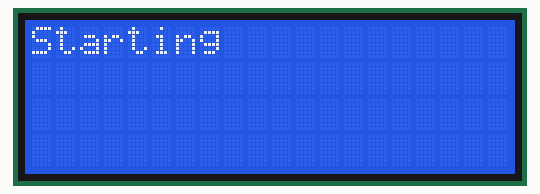
Simulated run of this sketch. Board: Arduino Uno, built for the host (arithmetic inside an expression is 32-bit, double 64-bit). Parts: 20×4 character LCD. WiFi joins after 1.5 s; servers stay silent unless stated.

Above: at 0.1 s.
At 3.1 s:
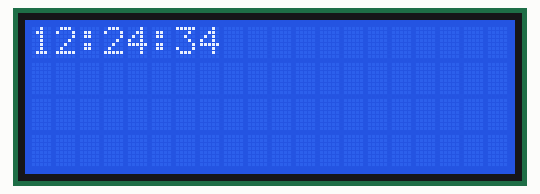
At 7.1 s:
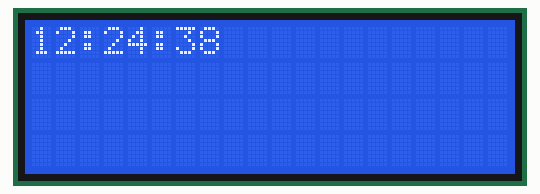
At 11.1 s:
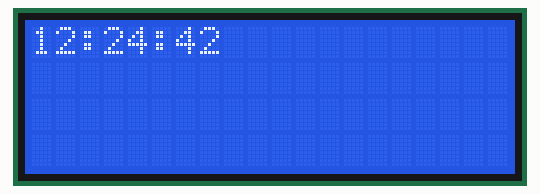
At 20.1 s:
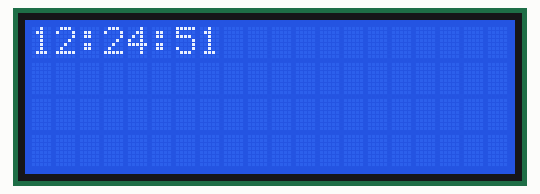
At 38.1 s:
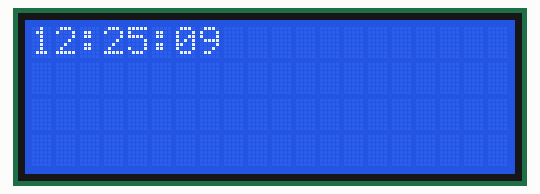

The sketch:

Clock.ino
```cpp
/*combined Udp NTP Client example with ENC28J60 and 2x16 i2c LCD
https://github.com/ntruchsess/arduino_uip
https://github.com/mrkale/LiquidCrystal_I2C
*/

#include <SPI.h>
#include <Wire.h>
#include <UIPEthernet.h>
#include <LiquidCrystal_I2C.h>

#define tZone 2


unsigned int localPort = 8888;
const int NTP_PACKET_SIZE = 48;
byte packetBuffer[ NTP_PACKET_SIZE];
int h, m, s;
char pbuf[48];
unsigned long epoch, syncMillis, ss;

EthernetUDP Udp;
LiquidCrystal_I2C lcd(0x27, 20, 4);
byte mac[] = {
  0x88, 0x88, 0x88, 0x88, 0x88, 0x88
};

void setup()
{
  lcd.init();
  Serial.begin(9600);
  lcd.backlight();
  lcd.print("Starting");
  delay(500);

  // start Ethernet and UDP
  if (Ethernet.begin(mac) == 0) {
    Serial.println("err DHCP");
    lcd.print("err DHCP");
    for (;;)
      ;
  }
  Udp.begin(localPort);

  if(getTime()){
    Serial.println("err time");
    lcd.print("err time");
    for (;;)
      ;
  }

}


void loop() {
  if (millis() > syncMillis + ss) {
    ss += 1000;
    upTime();
    delay(100);
  }

}

void upTime() {
  lcd.clear();
  if (h / 10 == 0) {
    sprintf(pbuf, "0");
    sprintf(pbuf + 1, "%d", h);
  } else {
    sprintf(pbuf, "%d", h);
  }
  sprintf(pbuf + 2, ":");
  if (m / 10 == 0) {
    sprintf(pbuf + 3, "0");
    sprintf(pbuf + 4, "%d", m);
  } else {
    sprintf(pbuf + 3, "%d", m);
  }
  sprintf(pbuf + 5, ":");
  if (s / 10 == 0) {
    sprintf(pbuf + 6, "0");
    sprintf(pbuf + 7, "%d", s);
  } else {
    sprintf(pbuf + 6, "%d", s);
  }
  lcd.print(pbuf);
  s++;
  if (s == 60) {
    s = 0;
    m++;
    if (m == 60) {
      m = 0;
      h++;
      if (h == 24) {
        h = 0;
      }
    } else if (m == 30) {
      getTime();
    }
  }
}

int getTime() {

  sendNTPpacket();
  delay(1000);
  if ( Udp.parsePacket() ) {
    Udp.read(packetBuffer, NTP_PACKET_SIZE);
    unsigned long highWord = word(packetBuffer[40], packetBuffer[41]);
    unsigned long lowWord = word(packetBuffer[42], packetBuffer[43]);
    unsigned long secsSince1900 = highWord << 16 | lowWord;
    const unsigned long seventyYears = 2208988800UL;
    epoch = secsSince1900 - seventyYears;
    h = (epoch  % 86400L) / 3600 + tZone;
    if (h / 24 != 0) {
      h = h % 24;
    }
    m = (epoch  % 3600) / 60;
    s = (epoch  % 60) + 1;
    syncMillis = millis();
    ss = 0;
    return 0;
  }
  return 1;

}


// send an NTP request to the time server at the given address
unsigned long sendNTPpacket()
{
  // set all bytes in the buffer to 0
  memset(packetBuffer, 0, NTP_PACKET_SIZE);
  // Initialize values needed to form NTP request
  // (see URL above for details on the packets)
  packetBuffer[0] = 0b11100011;   // LI, Version, Mode
  packetBuffer[1] = 0;     // Stratum, or type of clock
  packetBuffer[2] = 6;     // Polling Interval
  packetBuffer[3] = 0xEC;  // Peer Clock Precision
  // 8 bytes of zero for Root Delay & Root Dispersion
  packetBuffer[12]  = 49;
  packetBuffer[13]  = 0x4E;
  packetBuffer[14]  = 49;
  packetBuffer[15]  = 52;
  // all NTP fields have been given values, now
  // you can send a packet requesting a timestamp:
  Udp.beginPacket(IPAddress(66, 219, 116, 140), 123); //NTP requests are to port 123
  Udp.write(packetBuffer, NTP_PACKET_SIZE);
  Udp.endPacket();

}
```

Measured:
- what the display in image 1 shows lasts 1.0 s, from 3.1 s to 4.1 s
